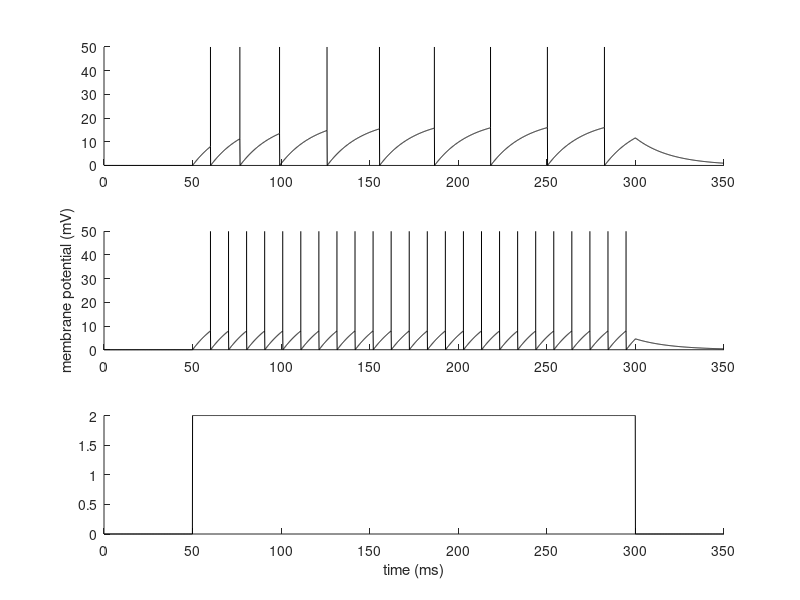

This figure's MATLAB source:
%
%  Gabbiani & Cox, Mathematics for Neuroscientists, 2nd ed
%


%
%constant current injection
%

%integration time step in ms (0.1 ms)
dt = 0.1; 

%capacitance, nF
Cm = 2;

%membrane time constant
tau_v = 20; %ms

%threshold in mV
vm_thres0 = 8;

%increment in threshold for each spike in mV
thres_incr = 4;

%threshold recovery time constant ms
tau_t = 80;

%1 second
t_v = 0:dt:350-dt;

%current vector nA
i_v = [zeros(size([0:dt:50-dt])) 2*ones(size([50:dt:300-dt])) zeros(size([300:dt:350-dt]))];

%membrane potential vector mV
vm_v = zeros(size(t_v));

%threshold values during simulations
thres_v = zeros(size(t_v));

%initializes to baseline threshold 
thres_v(1) = vm_thres0;

%spike vector
s_v = zeros(size(t_v));

%scale by dt to speed up computations
i_v_n = i_v*dt/Cm;

%membrane time constant: precompute values used in loop to save time
dtau_m1 = dt/tau_v;
m_fact = (1-dtau_m1);

%threshold time constant: calculations to speed up the simulations
dtau_t1 = dt/tau_t;
t_fact = 1- dtau_t1;
t0_fact = vm_thres0*dtau_t1;

%integrate with forward euler
for k = 2:length(t_v)
    %membrane potential evolution
    vm_v(k) = vm_v(k-1)*m_fact + i_v_n(k-1);
    
    %threshold evolution
    thres_v(k) = thres_v(k-1)*t_fact + t0_fact;
    
    if (vm_v(k) > thres_v(k))
        vm_v(k) = 0; %reset
        s_v(k) = 1; %register spike
        thres_v(k) = thres_v(k) + thres_incr; %increment threshold
    end;
    
end;

ind = find(s_v > 0.5);
t_spks = t_v(ind);

h_f1 = figure;
h_a1 = subplot(3,1,1);
h_a2 = subplot(3,1,2);
h_a3 = subplot(3,1,3);

line('Parent',h_a1,'XData',t_v,'YData',vm_v);

for i =1:length(t_spks)
    line('Parent',h_a1,'XData',[t_v(ind(i)-1) t_v(ind(i)-1)],'YData',[vm_v(ind(i)-1) 50]);
end;

set(h_a1,'XLim',[0 350],'YLim',[0 50]);

%without threshold fatigue
vm_v2 = zeros(size(t_v));
s_v2 = zeros(size(t_v));

%integrate with forward euler
for k = 2:length(t_v)
    %membrane potential evolution
    vm_v2(k) = vm_v2(k-1)*m_fact + i_v_n(k-1);
        
    if (vm_v2(k) > vm_thres0)
        vm_v2(k) = 0; %reset
        s_v2(k) = 1; %register spike
    end;
    
end;

ind2 = find(s_v2 > 0.5);
t_spks2 = t_v(ind2);

line('Parent',h_a2,'XData',t_v,'YData',vm_v2);
ylabel(h_a2,'membrane potential (mV)');

for i =1:length(t_spks2)
    line('Parent',h_a2,'XData',[t_v(ind2(i)-1) t_v(ind2(i)-1)],'YData',[vm_v2(ind2(i)-1) 50]);
end;

set(h_a2,'XLim',[0 350],'YLim',[0 50]);

line('Parent',h_a3,'XData',t_v,'YData',i_v);
set(h_a3,'XLim',[0 350]);
xlabel(h_a3,'time (ms)');

%print(handles.figure1,'-depsc','thresh_fatigue.eps');
